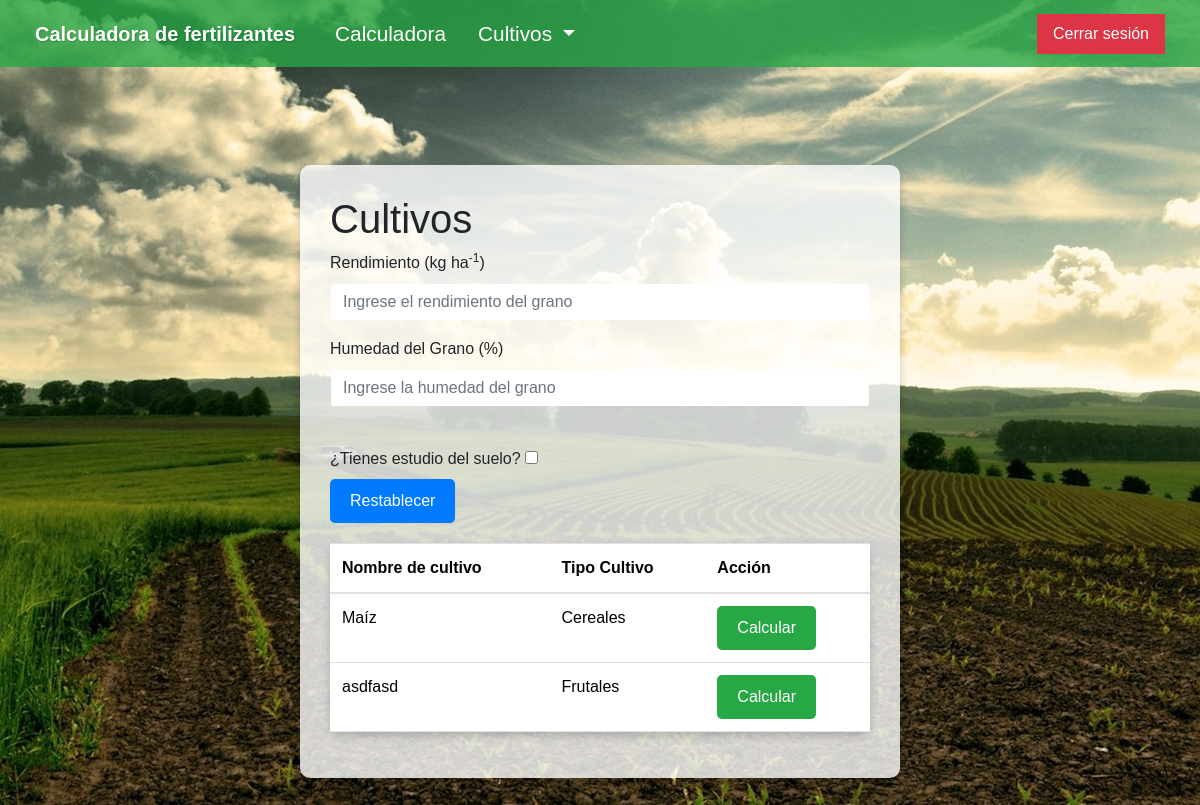
/calculadora/calcula/, run on an earlier commit of the app's database.
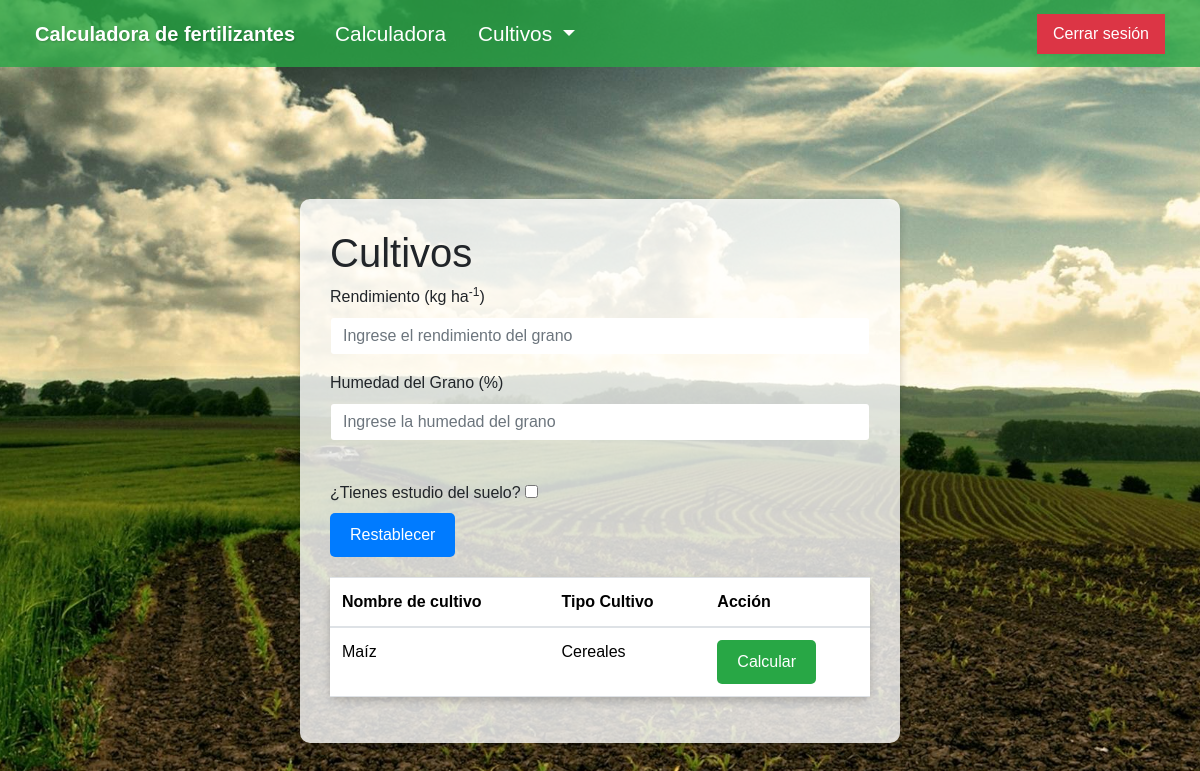
And on a later commit of the database.
### cultivos/models.py (models this page shows, shortened)
class Cultivo(models.Model):
    nombre = models.CharField(max_length=50)  # Campo para el nombre del cultivo
    tipo_cultivo = models.ForeignKey("cultivos.TipoCultivo", verbose_name="Tipo Cultivo", on_delete=models.CASCADE)  # Relación Muchos a Uno con TipoCultivo
    N = models.FloatField(default=0.0)
    P = models.FloatField(default=0.0)
    K = models.FloatField(default=0.0)
    Ca = models.FloatField(default=0.0)
    Mg = models.FloatField(default=0.0)
    S = models.FloatField(default=0.0)
    B = models.FloatField(default=0.0)
    Cl = models.FloatField(default=0.0)
    Cu = models.FloatField(default=0.0)
    Fe = models.FloatField(default=0.0)
    Mn = models.FloatField(default=0.0)
    Mo = models.FloatField(default=0.0)
    Zn = models.FloatField(default=0.0)
    Ni = models.FloatField(default=0.0)
    icN = models.FloatField(default=0.0)
    icP = models.FloatField(default=0.0)
    icK = models.FloatField(default=0.0)
    icCa = models.FloatField(default=0.0)
    icMg = models.FloatField(default=0.0)
    icS = models.FloatField(default=0.0)
    icB = models.FloatField(default=0.0)
    icCl = models.FloatField(default=0.0)
    icCu = models.FloatField(default=0.0)
    icFe = models.FloatField(default=0.0)
    icMn = models.FloatField(default=0.0)
    icMo = models.FloatField(default=0.0)
    icZn = models.FloatField(default=0.0)
    icNi = models.FloatField(default=0.0)

class TipoCultivo(models.Model):
    nombre = models.CharField(max_length=50)  # Campo para el nombre del tipo de cultivo
    def __str__(self):
        return self.nombre  # Devuelve el nombre del tipo de cultivo como representación de cadena

### calculadora/views.py (the view, shortened to what this page needs)
# urls.py: path('calcula/', views.calculadora, name='calculadora'),
def calculadora(request):
    cultivos = Cultivo.objects.all()
    context = {'object_list': cultivos}
    return render(request, 'calculadora.html', context)

### calculadora/templates/calculadora.html (shortened to what this page needs)
{% extends 'base.html' %}
{% load static %}
{% block contenido %}
<div class="container">
    <div class="form-container">
        <h1>Cultivos</h1>
        <form id="calculoForm" method="post" action="{% url 'calculadora' %}">
            <div class="mb-3">
                <label for="rendimiento" class="form-label">Rendimiento (kg ha<sup>-1</sup>)</label>
                <input type="number" class="form-control" id="rendimiento" name="rendimiento" step="0.01" placeholder="Ingrese el rendimiento del grano" required>
            </div>
            <div class="mb-3">
                <label for="humedad" class="form-label">Humedad del Grano (%)</label>
                <input type="number" class="form-control" id="humedad" name="humedad" step="0.01" placeholder="Ingrese la humedad del grano" required>
            </div>
            <br>
            <label for="estudioSuelo">¿Tienes estudio del suelo?</label>
            <input type="checkbox" name="estudioSuelo" id="estudioSuelo">
            <br>
            <button id="resetButton">Restablecer</button>
            <br>
            <table class="table">
                <thead>
                    <tr>
                        <th>Nombre de cultivo</th>
                        <th>Tipo Cultivo</th>
                        <th>Acción</th>
                    </tr>
                </thead>
                <tbody>
                    {% for cultivo in object_list %}
                    <tr>
                        <td>{{ cultivo.nombre }}</td>
                        <td>{{ cultivo.tipo_cultivo }}</td>
                        <td>
                            <button type="submit" class="btn btn-success calcular-btn">
                                Calcular
                            </button>
                        </td>
                    </tr>
                    {% empty %}
                    <tr>
                        <td colspan="3">
                            <p>No existen cultivos aún</p>
                        </td>
                    </tr>
                    {% endfor %}
                </tbody>
            </table>
        </form>
    </div>
</div>
{% endblock contenido %}

### calculadora/templates/base.html (shortened to what this page needs)
{% load static %}
<!DOCTYPE html>
<html lang="en">
<head>
    <link href="https://cdn.jsdelivr.net/npm/bootstrap@5.3.3/dist/css/bootstrap.min.css" rel="stylesheet"
>
    <link rel="stylesheet" href="https://cdn.jsdelivr.net/npm/bootstrap@4.0.0/dist/css/bootstrap.min.css">
    <link rel="stylesheet" href="https://cdn.jsdelivr.net/npm/bootstrap-icons@1.11.3/font/bootstrap-icons.min.css">
</head>
<body>
    <nav class="navbar navbar-expand-lg">
        <div class="container-fluid">
            <a class="navbar-brand" href="{% url 'bienvenida' %}">Calculadora de fertilizantes</a>
            <div class="collapse navbar-collapse" id="navbarSupportedContent">
                <ul class="navbar-nav me-auto mb-2 mb-lg-0">
                    <li class="nav-item">
                        <a class="nav-link active" aria-current="page" href="{% url 'calculadora' %}">Calculadora</a>
                    </li>
                    <li class="nav-item dropdown">
                        <a class="nav-link dropdown-toggle" href="#" id="navbarDropdown" role="button" data-bs-toggle="dropdown" aria-expanded="false">
                            Cultivos
                        </a>
                    </li>
                </ul>
                <li class="nav-item">
                    <form action="{% url 'logout' %}" method="post" id="logoutForm">
                        <button type="submit">Cerrar sesión</button>
                    </form>
                </li>
            </div>
        </div>
    </nav>
    <div class="container">
        <br>
        {% block contenido %}
        {% endblock contenido %}
    </div>
</body>
</html>

What changed in the data, as far as the page shows it:
removed Cultivo: nombre "asdfasd", tipo_cultivo "Frutales"
